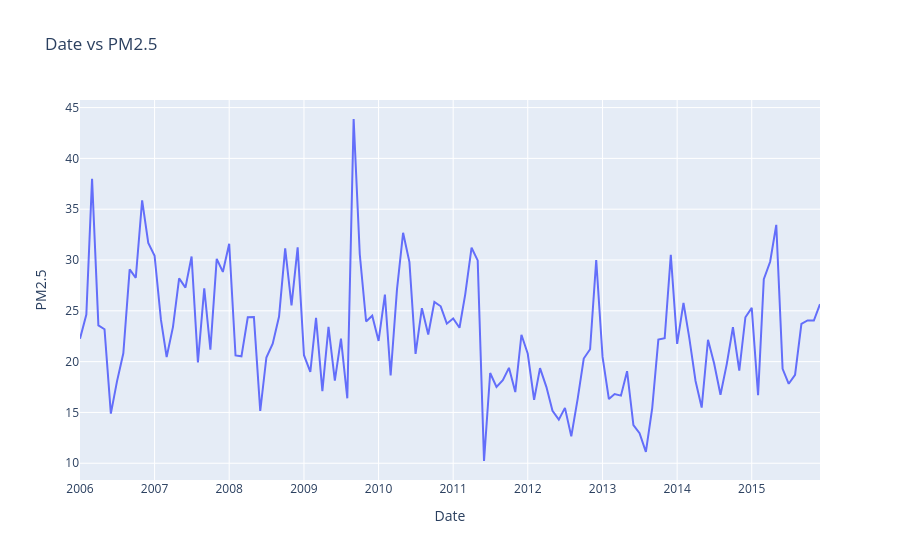

Source (notebook cell):
### Markdown cell above
Se crea un gráfico en donde se visualiza la evolución de los valores de PM2.5 y se pueden observar los datos completos obtenidos mediante el reemplazamiento anterior

### Code cell
fig = px.line(datos, x='Date', y='PM2.5', title='Date vs PM2.5')
fig.show()
